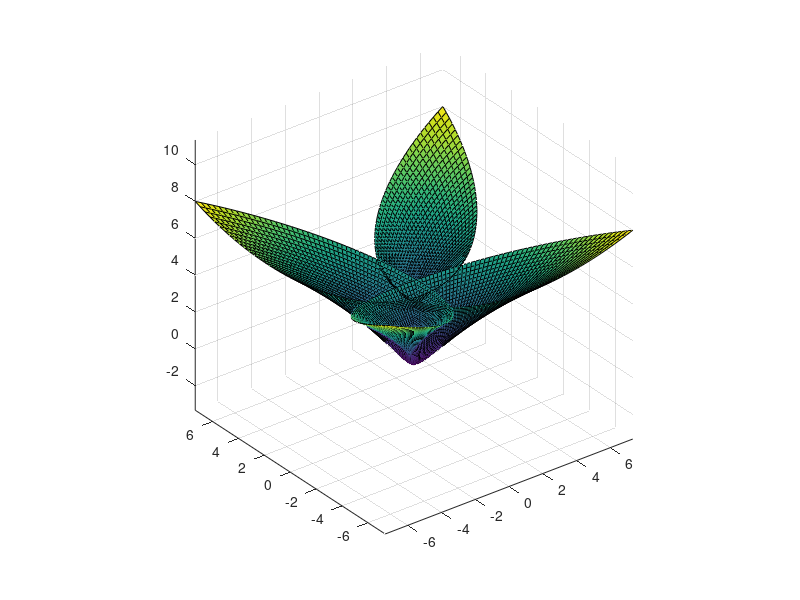

MATLAB code to generate this figure:
t = linspace(-2,2,100);
s = linspace(-2,2,100);
[T,S] = meshgrid(t,s);
X = T-T.^3/3+T.*S.^2;
Y = S-S.^3/3+S.*T.^2;
Z = T.^2+S.^2;
surf(X,Y,Z);
axis equal;
grid on
